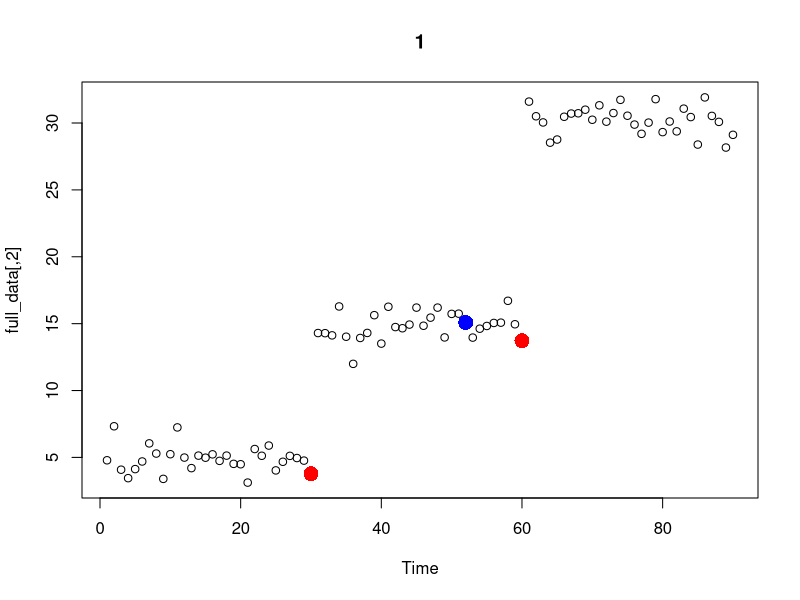

The R source for this figure: (Note: this script raises an error after producing the figure.)
#creating our data 
first = rnorm(30, mean = 5, sd = 1) #30 random data points from a normal distribution with mean of 5
second = rnorm(30, mean = 15, sd = 1) #30 random data points from a normal distribution with mean of 15
third = rnorm(30, mean = 30, sd = 1) #30 random data points from a normal distribution with mean of 30

dif_means_0 = c(first) #setting up null set
dif_means_1 = c(first, second) #adding two sets of data points together 
dif_means_2 = c(first, second, third) #adding three sets of data points together

time_0 = 1:30
time_1 = 1:60
time_2 = 1:90

test_data_0 = data.frame(time_0, dif_means_0) #our data with x = time and y = data from 1 set
test_data_1 = data.frame(time_1, dif_means_1) #our data with x = time and y = data from 2 sets
test_data_2 = data.frame(time_2, dif_means_2) #our data with x = time and y = data from 3 sets

#downloading the strucchange package
#install.packages("strucchange")
library("strucchange")

#Bai-Perron Method
bkpts_0 = breakpoints(test_data_0$dif_means_0 ~ test_data_0$time_0, breaks = 5, h = 0.1) #no break points 
bkpts_0$breakpoints #list of x-values (time) for breakpoints

bkpts_1 = breakpoints(test_data_1$dif_means_1 ~ test_data_1$time_1, breaks = 5, h = 0.1) #no break points 
bkpts_1$breakpoints #list of x-values (time) for breakpoints

bkpts_2 = breakpoints(test_data_2$dif_means_2 ~ test_data_2$time_2, breaks = 5, h = 0.1) #no break points 
bkpts_2$breakpoints #list of x-values (time) for breakpoints

#-----------------------------------------------------------------

test_k <- c(1,30,60)
test_k_2 <- c(1,30,50,60)

fitMetrics<-function(k_ends, test_data){

	#create sum objects
	sum_sd = 0
	sum_SSE = 0

	#get and sum standard deviation and SSE for regressions of all intervals
	if(length(k_ends) < 3 ){
		sum_sd = sd(test_data[,2])
		model = lm(test_data[,2]~test_data[,1])
		SSE = sum(model$residuals^2)
		sum_SSE = SSE
	}else{
		for(i in 1:length(k_ends)) {
  			if(k_ends[i] != 1){
			min = k_ends[i-1]
			x_values = test_data[c(min:i),1] #getting the x values in the interval
			y_values = test_data[c(min:i),2] #getting the y values in the interval
			data = data.frame(x_values, y_values) #re-making this into a dataframe 
			sum_sd = sum_sd + sd(y_values) #adding up all the standard deviations
			model = lm(y_values~x_values)
			SSE = sum(model$residuals^2)
			sum_SSE = sum_SSE + SSE #adding up all the SSEs 
			}
		}
	}
	c(sum_sd,sum_SSE)

}

new_metrics = fitMetrics(test_k, test_data_1)
old_metrics = fitMetrics(test_k_2, test_data_1)

sigma_new = new_metrics[1]
sigma_old = old_metrics[1]
SSE_new = new_metrics[2]
SSE_old = old_metrics[2]

ratio = exp(-1/(2 * sigma_new) * SSE_new) + exp(-1/(2 * sigma_old) * SSE_old)
u = runif(1) #random number from 0 to 1 taken from a normal distribution 

#our temporary L
if(ratio > 1) { 
  print("new")
} else if(ratio > u) {
  print("new")
} else {
  print("old")
}

#-----------------------------------------------------------------

#complete BAR - Variation 0 (Random/Random/Random)


#-------Key:
# k           = breakpoint's x-axis values 
# time        = integer x-values of the entire data set 
# interations = number of runs through Metropolis hastings 
# make        = the proportion (decimal) of the make step to occuring
# murder      = the proportion (decimal) of the murder step to occuring
  #note: the make and murder need to add to less then one 
#graph        = yes or no to graphing the function 
bar0 = function(k, time, data, iterations, make, murder, graph){ 

  prob_mmm = c(make, murder) #combining the two probabilties of make and murder that the user specifies 

  full_data = cbind(as.numeric(time), as.numeric(data)) #combing the time and data inputs from user

  n = max(full_data[,1]) #finding max value

  k_ends = c(min(full_data[,1]), k, max(full_data[,1])) #adding in end points to k values 

  fitMetrics<-function(k_ends, test_data){

	  #create sum objects
	  sum_sd = 0
	  sum_SSE = 0

	  #get and sum standard deviation and SSE for regressions of all intervals
	  if(length(k_ends) < 3 ){
		  sum_sd = sd(test_data[,2])
		  model = lm(test_data[,2]~test_data[,1])
		  SSE = sum(model$residuals^2)
		  sum_SSE = SSE
	  }else{
		  for(i in 1:length(k_ends)) {
  			if(k_ends[i] != 1){
			    min = k_ends[i-1]
			    x_values = test_data[c(min:i),1] #getting the x values in the interval
			    y_values = test_data[c(min:i),2] #getting the y values in the interval
			    data = data.frame(x_values, y_values) #re-making this into a dataframe 
			    sum_sd = sum_sd + sd(y_values) #adding up all the standard deviations
			    model = lm(y_values~x_values)
			    SSE = sum(model$residuals^2)
			    sum_SSE = sum_SSE + SSE #adding up all the SSEs 
			  }
		  }
	  }
	  c(sum_sd,sum_SSE)
  }
  
  #random make function, this makes a random point 
  count = 0 
  barMake0<-function(k_ends){
    
    count = count + 1 #this check to make sure we do not get stuck in an infinite loop 
    if(count < 10 ) {
      rand_spot = sample(k_ends[1]:k_ends[length(k_ends)], 1) #selects a random spot
      k_ends_final = sort(c(k_ends, rand_spot)) #adds the random spot and sorts it 
      d = diff(k_ends_final) #finds the difference between all the spots 
      if(min(d) < 3) { #this make sure an additional point is not to close to a point already in existance 
        barMake0(k_ends)
      } else {
        return(k_ends_final) #the old breakpoints + the new breakpoints 
      }
    }else {
      return(k_ends)
    }
    
  }
  
  
  #this function kills one breakpoint randomly 
  barMurder0<-function(k_ends){

	  k = k_ends[c(-1,-length(k_ends))]
	  random_num = sample(1:length(k), 1)
	  k_ends_final = k_ends[-(random_num+1)]
	  return(k_ends_final)

  }

  #kills a point randomly and then adds a point randomly 
  barMove0<-function(k_ends){

	  k_ends_less = barMurder0(k_ends)
	  k_ends_final = barMake0(k_ends_less)
	  return(k_ends_final)

  }

  #initializing matrixes 
  ratio_data = matrix(NA, nrow=1, ncol=6)
  all_k_new = matrix(NA, nrow=1, ncol=(n/3))
  all_k_best = matrix(NA, nrow=1, ncol=(n/3))

  #Metroplis Hastings 
  for(i in 1:iterations){

    old_metrics = fitMetrics(k_ends, full_data)
    sigma_old = old_metrics[1]
    SSE_old = old_metrics[2]

    u_step = runif(1) #random number from 0 to 1 taken from a uniform distribution for selecting step

    if(length(k_ends) < 3 | u_step < prob_mmm[1]){
      c_step = "make"
    } else if(u_step > prob_mmm[1] & u_step < sum(prob_mmm)){
      c_step = "murder"
    } else{
      c_step = "move"
    }

    if(c_step == "make"){
      k_ends_new = barMake0(k_ends)
    } else if (c_step == "murder"){
      k_ends_new = barMurder0(k_ends)
    } else{
      k_ends_new = barMove0(k_ends)
    }

    new_metrics = fitMetrics(k_ends_new, full_data)
    sigma_new = new_metrics[1]
    SSE_new = new_metrics[2]

    ratio = exp((-1*n*log((sqrt(2*pi)*sigma_new)+0.00001)-(1/(2*sigma_new^2+0.00001))*SSE_new)+((n*log(sqrt(2*pi)*sigma_old)+0.00001)+(1/(2*sigma_old^2+0.00001))*SSE_old))
    u_ratio = runif(1) #random number from 0 to 1 taken from a uniform distribution 

    if(ratio > u_ratio) {
      choice = "new"
    } else {
      choice = "old"
    }

    if(choice == "new"){
      k_ends = k_ends_new
    }else{
      k_ends = k_ends
    }

    ratio_data_print = c(ratio, u_ratio, sigma_new, SSE_new, sigma_old, SSE_old)
    k_ends_new_print = c(k_ends_new, rep(NA, (n/3)-length(k_ends_new)))
    k_ends_best_print = c(k_ends, rep(NA, (n/3)-length(k_ends)))

    ratio_data = rbind(ratio_data, ratio_data_print)
    all_k_new = rbind(all_k_new, k_ends_new_print)
    all_k_best = rbind(all_k_best, k_ends_best_print)

  }
  
  #cleaning up the matrixs 
  ratio_data = ratio_data[-1,]
  all_k_new = all_k_new[,-1]
  all_k_best = all_k_best[,-1]
  all_k_new = all_k_new[-1,colSums(is.na(all_k_new))<nrow(all_k_new)]
  all_k_best = all_k_best[-1,colSums(is.na(all_k_best))<nrow(all_k_best)]
  clean_max = max(all_k_new[1,], na.rm=TRUE)
  all_k_new = ifelse(all_k_new == clean_max,NA,all_k_new)
  all_k_best = ifelse(all_k_best == clean_max,NA,all_k_best)
  
  if(graph == "yes") {
    #plotting 
    plot(full_data, main = 1, xlab = "Time")
    points(all_k_new[1,],full_data[all_k_new[1,],2], col="blue", pch= 16, cex = 2)
    points(all_k_best[1,],full_data[all_k_best[1,],2], col="red", pch= 16, cex=2)
    
    num = iterations / 5
    for(i in 1:n) {
      n = i 
      if(is.na(all_k_new[n,]) ) {
        plot(full_data, main = n, xlab = "Time")
        points(all_k_best[n,],full_data[all_k_best[n,],2], col="red", pch= 16, cex = 2)
      } else {
        plot(full_data, main = n, xlab = "Time")
        points(all_k_new[n,],full_data[all_k_new[n,],2], col="blue", pch= 16, cex = 2)
        points(all_k_best[n,],full_data[all_k_best[n,],2], col="red", pch= 16, cex = 2)
      }
    }
  }
  
  #prints the results
  return(list(ratio_data, all_k_new, all_k_best))
  
}

#calling the function
bar_result = bar0(bkpts_2$breakpoints, test_data_2[,1], test_data_2[,2], 10, 0.4, 0.4, "no")

bar0(bkpts_2$breakpoints, test_data_2[,1], test_data_2[,2], 10, 0.4, 0.4, "yes")
